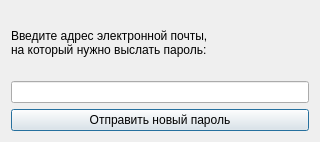
<?xml version="1.0" encoding="UTF-8"?>
<ui version="4.0">
 <class>RestorePassDialog</class>
 <widget class="QDialog" name="RestorePassDialog">
  <property name="geometry">
   <rect>
    <x>0</x>
    <y>0</y>
    <width>320</width>
    <height>142</height>
   </rect>
  </property>
  <property name="windowTitle">
   <string>Восстановление пароля</string>
  </property>
  <layout class="QVBoxLayout" name="verticalLayout_3">
   <item>
    <layout class="QVBoxLayout" name="verticalLayout_2">
     <item>
      <widget class="QLabel" name="label">
       <property name="text">
        <string>Введите адрес электронной почты,
на который нужно выслать пароль:</string>
       </property>
      </widget>
     </item>
    </layout>
   </item>
   <item>
    <layout class="QVBoxLayout" name="verticalLayout_4">
     <item>
      <widget class="QLineEdit" name="emailPassRestoreEdit"/>
     </item>
    </layout>
   </item>
   <item>
    <layout class="QVBoxLayout" name="verticalLayout">
     <item>
      <widget class="QPushButton" name="sendNewPassButton">
       <property name="text">
        <string>Отправить новый пароль</string>
       </property>
      </widget>
     </item>
    </layout>
   </item>
  </layout>
 </widget>
 <resources/>
 <connections/>
</ui>
